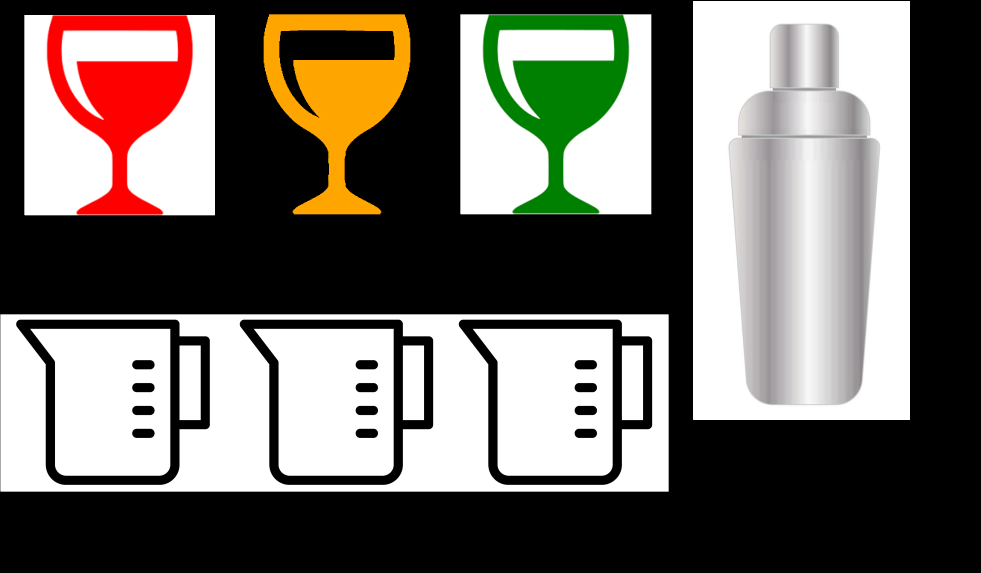
#> input picture domains/barman/images/init_state_0.png, 2942 x 1718 px, given in place of black_pen.png, which was not available (shown at 1/3 size)
$ python transfer.py --row 5 --col 5 --upper_right_color ../barman/images/init_state_0.png --black_loc 5 --white_loc 5 --problem_id 5
#> lines starting #> are read from the running program, lines starting #| are printed output that depends on the picture; pictures that were not available may be replaced by others from this repository, and a replacement may not be noted
import os
import cv2
import numpy as np
import argparse

black_color = (0, 0, 0)
white_color = (160, 160, 160)
line_thickness = 2
res_factor = 100

black_pen = cv2.imread("black_pen.png")
#> black_pen is the input picture: shape (1718, 2942, 3); mean B, G, R 102.9, 109.9, 115.2
black_pen = cv2.resize(black_pen, (int(0.9 * res_factor), int(0.9 * res_factor)), interpolation=cv2.INTER_LINEAR)
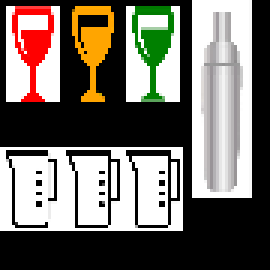
#> black_pen: shape (90, 90, 3) (shown 3 times larger); mean B, G, R 103.3, 111, 116.7
white_pen = cv2.imread("white_pen.png")
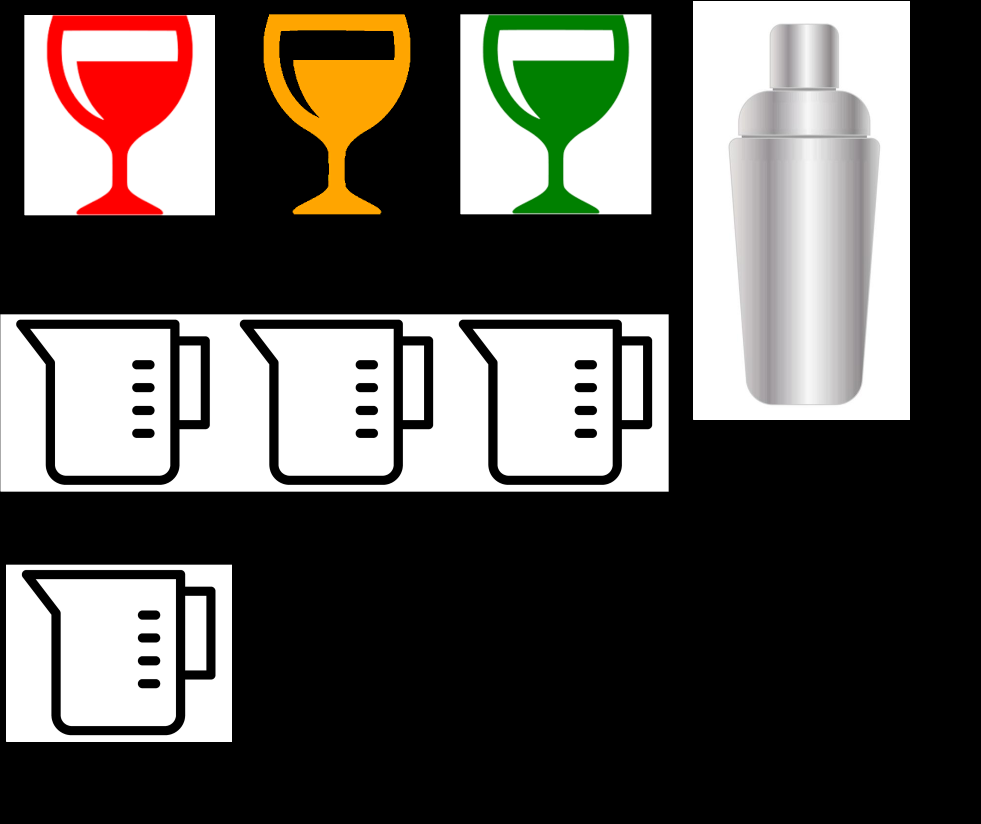
#> input picture domains/barman/images/init_state_1.png, 2942 x 2470 px, given in place of white_pen.png, which was not available (shown at 1/3 size)
#> white_pen is the input picture: shape (2470, 2942, 3); mean B, G, R 81.9, 86.7, 90.5
white_pen = cv2.resize(white_pen, (int(0.9 * res_factor), int(0.9 * res_factor)), interpolation=cv2.INTER_LINEAR)
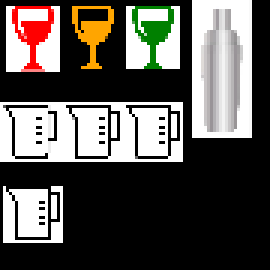
#> white_pen: shape (90, 90, 3) (shown 3 times larger); mean B, G, R 82.6, 87.1, 90.8


def draw_init(row, col, black_loc, white_loc, write_img_to):
#> called with row = 5, col = 5, black_loc = (5,), white_loc = (5,), write_img_to = 'images/init_state_5.png'
    img = np.full((res_factor * row, res_factor * col, 3), 255, dtype=np.uint8)

    for r in range(row + 1):
        img = cv2.line(img, (0, r * res_factor), (col * res_factor, r * res_factor), black_color, line_thickness)

    for c in range(col + 1):
        img = cv2.line(img, (c * res_factor, 0), (c * res_factor, row * res_factor), black_color, line_thickness)

    img[int((black_loc[0] + 0.05) * res_factor): int((black_loc[0] + 0.05) * res_factor) + int(0.9 * res_factor),
#> (the run stopped early here; a loop or call above may not have finished)
